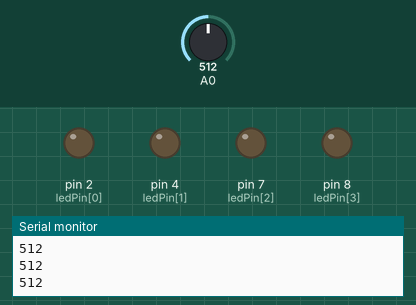
A sketch run on a simulated Arduino Uno, built with avr-gcc and run on an emulated ATmega328P. On the bench: output pins drawn as LEDs (lit = HIGH), the last lines printed to the serial monitor. The inputs (shaded band) are chosen by the test bench; at power-on: A0 = 512.

Above: at 1.2 s.
1.3 s: A0 set to 657
2.8 s: A0 set to 693
At 3.6 s:
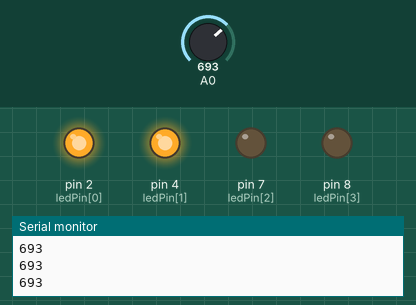
4.3 s: A0 set to 837
5.8 s: A0 set to 859
At 7.0 s:
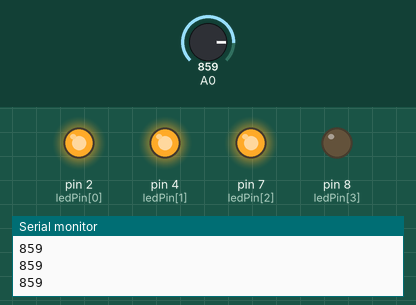
7.3 s: A0 set to 716
At 8.1 s:
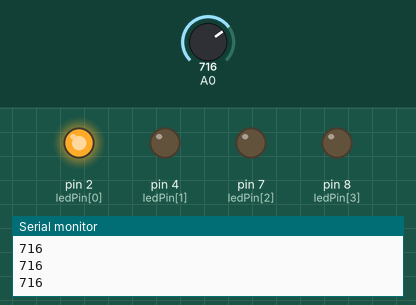
8.8 s: A0 set to 900
At 9.4 s:
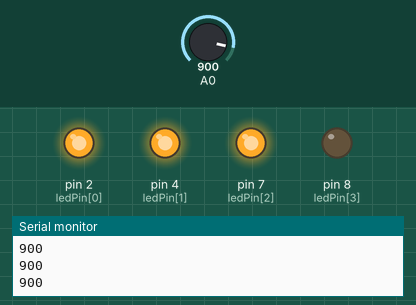
Timing chart, 0 to 11.3 s (numbered marks = the images above; inputs shaded):
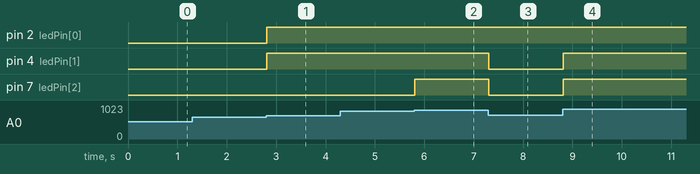

Measured:
- the behaviour switches between 674 and 675 on A0 (found by bisection; images 0 and 1)
- the behaviour switches between 848 and 849 on A0 (found by bisection; images 1 and 2)
- after the input at 2.8 s, pin 2 (ledPin[0]), pin 4 (ledPin[1]): LOW → HIGH at once
- after the input at 5.8 s, pin 7 (ledPin[2]): LOW → HIGH at once
- after the input at 7.3 s, pin 4 (ledPin[1]), pin 7 (ledPin[2]): HIGH → LOW at once
- after the input at 8.8 s, pin 4 (ledPin[1]), pin 7 (ledPin[2]): LOW → HIGH at once

The sketch:

multi_mic_test.ino
```cpp
// 1. Reads mic input
// 2. Maps mic level input to LED output values
// 3. Generates "equalizer visualization using 4 LEDs based on mic level input


int ledPin[] = {
  2, 4, 7, 8};
int currentLevel = 0;

void setup() {
  for (int i = 0; i < 4; i++) {
    pinMode(ledPin[i], OUTPUT);
  }
  Serial.begin(9600);
}

void loop() {
  int mic = analogRead(A0);
  Serial.println(mic, DEC);     // prints the value read
  int prevLevel = currentLevel;

  if (mic < 500) {
    mic = 0;
  }
  else {
    mic = mic - 500;
  }


  currentLevel = map(mic, 0, 523, 0, 3);

  if (prevLevel > currentLevel) {
    for (int i = prevLevel; i >= currentLevel; i--) {
      digitalWrite(ledPin[i], LOW);
    }
  }
  else if (currentLevel > prevLevel) {
    for (int i = prevLevel; i <= currentLevel; i++) {
      digitalWrite(ledPin[i], HIGH);
    }
  }
}
```
